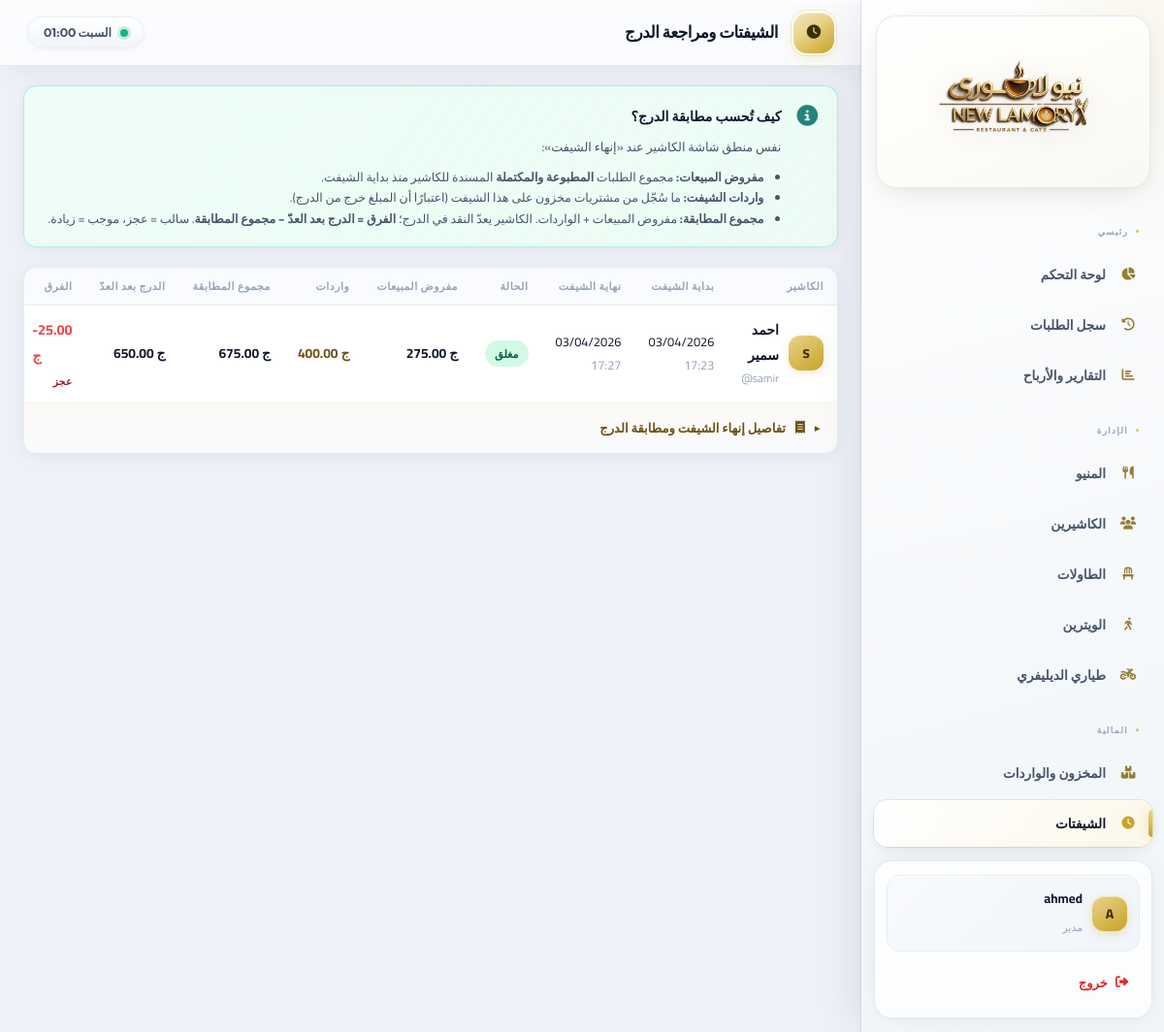
/admin-panel/shifts/ (signed in), run on an earlier commit of the app's database.
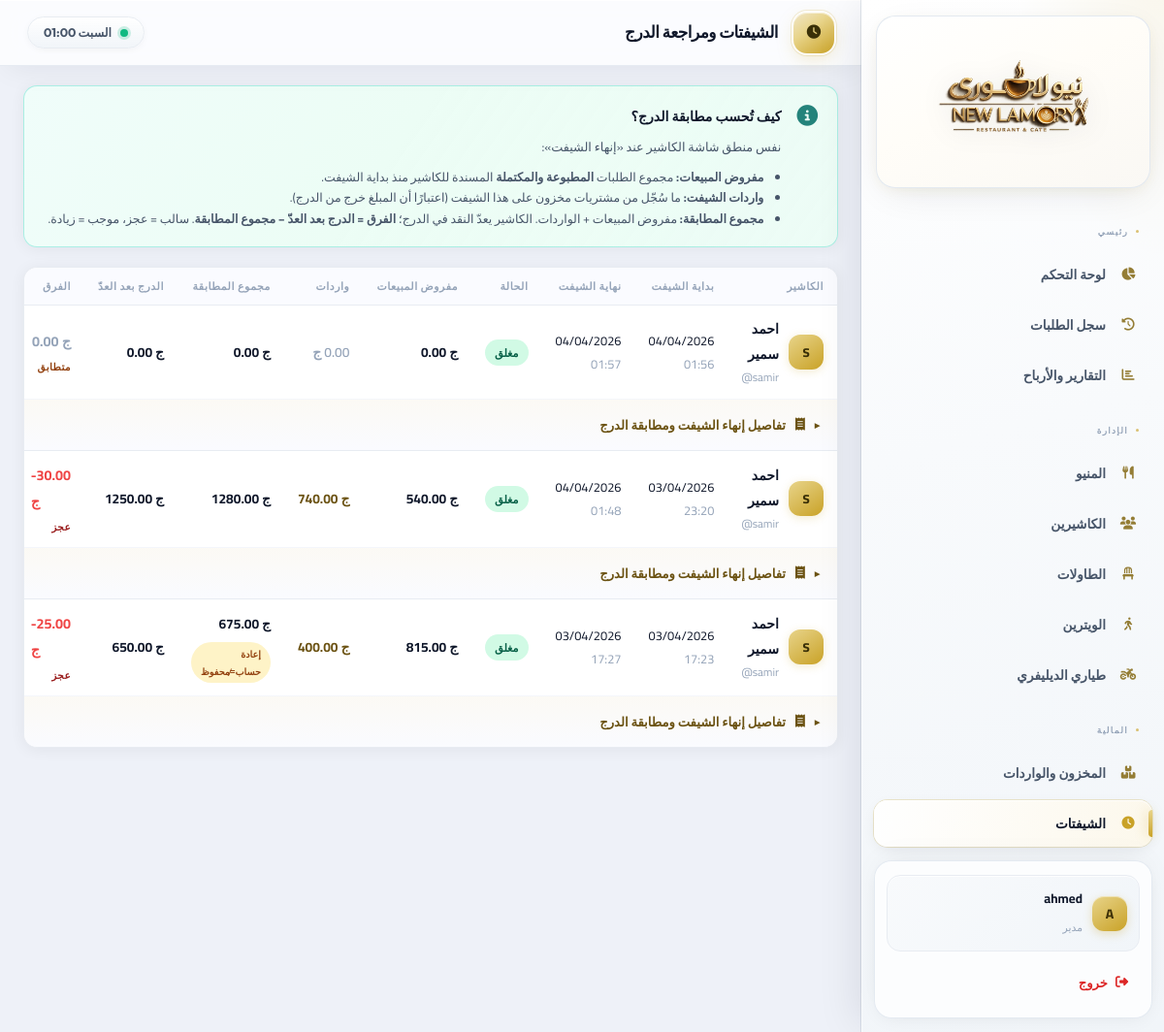
And on a later commit of the database.
### pos/models.py (models this page shows, shortened)
class Shift(models.Model):
    cashier        = models.ForeignKey(User, on_delete=models.CASCADE, related_name='shifts', verbose_name='الكاشير')
    start_time     = models.DateTimeField(auto_now_add=True)
    end_time       = models.DateTimeField(null=True, blank=True)
    status         = models.CharField(max_length=10, choices=[('open','مفتوح'),('closed','مغلق')], default='open')
    cash_in_drawer = models.DecimalField(
        max_digits=10, decimal_places=2, null=True, blank=True,
        verbose_name='الدرج بعد العدّ',
        help_text='ما أدخله الكاشير عند إغلاق الشيفت بعد عدّ النقد.',
    )
    system_total   = models.DecimalField(
        max_digits=10, decimal_places=2, null=True, blank=True,
        verbose_name='مجموع المطابقة',
        help_text='مفروض المبيعات (طلبات) + واردات الشيفت؛ يُقارن بالدرج لحساب الزيادة أو العجز.',
    )
    difference     = models.DecimalField(
        max_digits=10, decimal_places=2, null=True, blank=True,
        verbose_name='الفرق (الدرج − المطابقة)',
        help_text='موجب = زيادة في الدرج، سالب = عجز عن المطابقة.',
    )
    notes          = models.TextField(blank=True)
    class Meta:
        verbose_name='شيفت'; verbose_name_plural='الشيفتات'; ordering=['-start_time']

### pos/admin_views.py (the view)
# urls.py: path('admin-panel/shifts/',              admin_views.shifts_list,         name='admin_shifts'),
@admin_required
def shifts_list(request):
    shifts = (
        Shift.objects.select_related('cashier')
        .prefetch_related(
            Prefetch(
                'inventory_entries',
                queryset=InventoryEntry.objects.order_by('date', 'id'),
            )
        )
        .order_by('-start_time')[:50]
    )
    rows = []
    tol = Decimal('0.02')
    for s in shifts:
        sales = _shift_sales_total_for_display(s)
        inv = _shift_inventory_total_for_display(s)
        recombined = sales + inv
        stored = s.system_total
        mismatch = (
            s.status == 'closed'
            and stored is not None
            and abs(recombined - stored) > tol
        )
        match_display = (
            stored if s.status == 'closed' and stored is not None else recombined
        )
        rows.append({
            'shift': s,
            'sales_total': sales,
            'inventory_total': inv,
            'recombined_total': recombined,
            'match_display': match_display,
            'stored_mismatch': mismatch,
            'inventory_entries': list(s.inventory_entries.all()),
        })
    return render(request, 'pos/admin/shifts.html', {'shift_rows': rows})

### pos/admin_views.py (called while the page is built)
def admin_required(view_func):
    decorated = login_required(user_passes_test(lambda u: u.is_staff)(view_func))
    return decorated

def _shift_sales_total_for_display(shift):
    qs = Order.objects.filter(
        cashier=shift.cashier,
        created_at__gte=shift.start_time,
        status__in=['printed', 'completed'],
    )
    return sum(Decimal(str(o.total)) for o in qs)

def _shift_inventory_total_for_display(shift):
    t = InventoryEntry.objects.filter(shift=shift).aggregate(s=Sum('total_cost'))['s']
    return Decimal(t) if t is not None else Decimal('0')

### pos/models.py (called while the page is built)
    @property
    def total(self):
        return sum(i.subtotal for i in self.items.all())

    @property
    def subtotal(self): return self.quantity * (self.price or 0)

### templates/pos/admin/shifts.html (shortened to what the changed rows need)
{% extends 'pos/admin/base.html' %}
{% block content %}
<div class="sh-shell">
  <div class="sh-table-wrap">
    <table class="tbl sh">
      <thead>
        <tr>
          <th>الكاشير</th>
          <th>بداية الشيفت</th>
          <th>نهاية الشيفت</th>
          <th>الحالة</th>
          <th>مفروض المبيعات</th>
          <th>واردات</th>
          <th>مجموع المطابقة</th>
          <th>الدرج بعد العدّ</th>
          <th>الفرق</th>
        </tr>
      </thead>
      <tbody>
        {% for row in shift_rows %}
        {% with s=row.shift %}
        <tr>
          <td>
            <div class="sh-cashier">
              <div class="sh-av">{{ s.cashier.username|first|upper }}</div>
              <div>
                <strong style="font-size:.88rem">{{ s.cashier.get_full_name|default:s.cashier.username }}</strong>
                <div style="font-size:.72rem;color:var(--muted);direction:ltr;text-align:right">@{{ s.cashier.username }}</div>
              </div>
            </div>
          </td>
          <td style="font-size:.8rem;font-variant-numeric:tabular-nums">{{ s.start_time|date:"d/m/Y" }}<br><span style="color:var(--muted)">{{ s.start_time|date:"H:i" }}</span></td>
          <td style="font-size:.8rem;font-variant-numeric:tabular-nums">
            {% if s.end_time %}
              {{ s.end_time|date:"d/m/Y" }}<br><span style="color:var(--muted)">{{ s.end_time|date:"H:i" }}</span>
            {% else %}
              <span class="sh-money muted">—</span>
            {% endif %}
          </td>
          <td>
            {% if s.status == 'open' %}
            <span class="badge b-war">مفتوح</span>
            {% else %}
            <span class="badge b-suc">مغلق</span>
            {% endif %}
          </td>
          <td><span class="sh-money" dir="ltr">{{ row.sales_total|floatformat:2 }} ج</span></td>
          <td>
            {% if row.inventory_total > 0 %}
            <span class="sh-money" dir="ltr" style="color:var(--pri-d)">{{ row.inventory_total|floatformat:2 }} ج</span>
            {% else %}
            <span class="sh-money muted">0.00 ج</span>
            {% endif %}
          </td>
          <td>
            <span class="sh-money" dir="ltr">{{ row.match_display|floatformat:2 }} ج</span>
            {% if row.stored_mismatch %}
            <span class="badge b-war" style="display:block;margin-top:6px;font-size:.6rem;width:fit-content">إعادة حساب≠محفوظ</span>
            {% endif %}
          </td>
          <td>
            {% if s.cash_in_drawer is not None %}
            <span class="sh-money" dir="ltr">{{ s.cash_in_drawer|floatformat:2 }} ج</span>
            {% else %}
            <span class="sh-money muted">لم يُغلق بعد</span>
            {% endif %}
          </td>
          <td>
            {% if s.difference is not None %}
            <div class="sh-diff">
              <strong dir="ltr" style="color:{% if s.difference > 0 %}var(--suc){% elif s.difference < 0 %}var(--dan){% else %}var(--muted){% endif %}">
                {% if s.difference > 0 %}+{% endif %}{{ s.difference|floatformat:2 }} ج
              </strong>
              {% if s.difference > 0 %}
              <small class="sh-pill-suc">زيادة</small>
              {% elif s.difference < 0 %}
              <small class="sh-pill-dan">عجز</small>
              {% else %}
              <small class="sh-pill-war">متطابق</small>
              {% endif %}
            </div>
            {% else %}
            <span class="sh-money muted">—</span>
            {% endif %}
          </td>
        </tr>
        <tr class="sh-sub">
          <td colspan="9">
            <details class="sh-details">
              <summary><i class="fas fa-receipt"></i> تفاصيل إنهاء الشيفت ومطابقة الدرج</summary>
            </details>
          </td>
        </tr>
        {% endwith %}
        {% empty %}
        <tr><td colspan="9" style="text-align:center;color:var(--muted);padding:48px">لا توجد شيفتات مسجّلة بعد</td></tr>
        {% endfor %}
      </tbody>
    </table>
  </div>
</div>
{% endblock %}

What changed in the data, as far as the page shows it:
added Shift: shift.cashier.username|first "S", shift.cashier.get_full_name "احمد سمير", shift.cashier.username "samir", shift.start_time "04/04/2026", shift.start_time "01:56", shift.end_time "04/04/2026", shift.end_time "01:57", status "مغلق", sales_total "0.00", shows "0.00 ج", match_display "0.00", shift.cash_in_drawer "0.00", shift.difference "0.00", shows "متطابق"
added Shift: shift.cashier.username|first "S", shift.cashier.get_full_name "احمد سمير", shift.cashier.username "samir", shift.start_time "03/04/2026", shift.start_time "23:20", shift.end_time "04/04/2026", shift.end_time "01:48", status "مغلق", sales_total "540.00", inventory_total "740.00", match_display "1280.00", shift.cash_in_drawer "1250.00", shift.difference "-30.00", shows "عجز"
shown differently, row unchanged: Shift (number 3 of 3 on the later page): sales_total "275.00" → "815.00"; now shows "إعادة حساب≠محفوظ"
